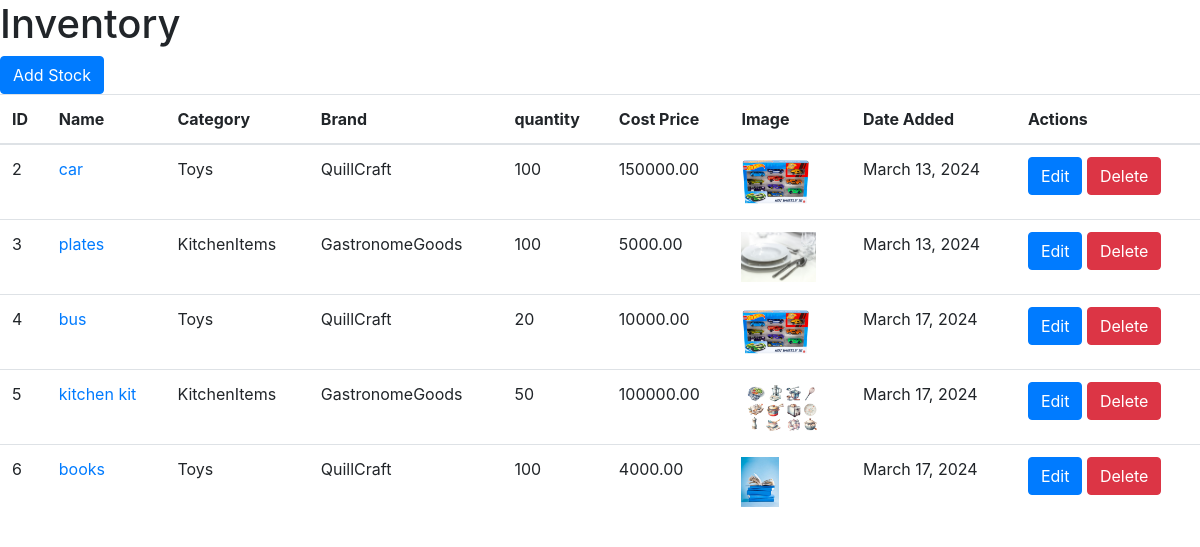
Screenshot of /inventory_view/ with the database file from the repository.
### MainApp/models.py (models this page shows, shortened)
class Stock(models.Model):
    supplier = models.ForeignKey(Supplier, on_delete=models.CASCADE, null=True)
    id = models.AutoField(primary_key=True)
    name = models.CharField(max_length=100, null=True)
    sku = models.CharField(max_length=50, unique=True)
    category = models.CharField(max_length=200, choices=CATEGORY, null=True)
    brand = models.CharField(max_length=50, choices=BRAND_CHOICES, null=True)
    costPrice = models.DecimalField(max_digits=10, decimal_places=2, null=True)
    sellingPrice = models.DecimalField(max_digits=10, decimal_places=2, null=True)
    quantity = models.PositiveBigIntegerField(null=True)
    minStockLevel = models.PositiveIntegerField(null=True)
    maxStockLevel = models.PositiveIntegerField(null=True)
    reorderPoint = models.PositiveIntegerField(null=True)
    unitOfMeasurement = models.CharField(max_length=50, null=True)
    image = models.ImageField(upload_to='stock_images/', null=True)  # Changed field to ImageField
    description = models.TextField(null=True, blank=True)
    dateAdded = models.DateField(auto_now_add=True)
    is_deleted = models.BooleanField(default=False)

### MainApp/views.py (the view)
# urls.py: path('inventory_view/', views.inventory_view, name='inventory_view'),
def inventory_view(request):
    stocks = Stock.objects.filter(is_deleted=False)
    context = {'stocks': stocks,
               'CATEGORY': CATEGORY,
               'BRAND_CHOICES': BRAND_CHOICES,
               }
    return render(request, 'inventory_view.html', context)

### MainApp/templates/inventory_view.html (shortened to what this page needs)
{% load static %}
<!DOCTYPE html>
<html lang="en">
<head>
    <link rel="stylesheet" href="https://stackpath.bootstrapcdn.com/bootstrap/4.5.2/css/bootstrap.min.css">
</head>
<body>
    <h1>Inventory</h1>
    <button type="button" class="btn btn-primary" data-toggle="modal" data-target="#addStockModal">
        Add Stock
    </button>
    <table class="table">
        <thead>
            <tr>
                <th>ID</th>
                <th>Name</th>
                <th>Category</th>
                <th>Brand</th>
                <th>quantity</th>
                <th>Cost Price</th>
                <th>Image</th>
                <th>Date Added</th>
                <th>Actions</th>
            </tr>
        </thead>
        <tbody>
            {% for stock in stocks %}
            <tr>
                <td>{{ stock.id }}</td>
                <td><a href="#" class="stock-link" data-stock-id="{{ stock.id }}" data-toggle="modal" data-target="#stockDetailsModal">{{ stock.name }}</a></td>
                <td>{{ stock.category }}</td>
                <td>{{ stock.brand }}</td>
                <td>{{ stock.quantity }}</td>
                <td>{{ stock.costPrice }}</td>
                <td><img src="{{ stock.image.url }}" alt="{{ stock.name }}" style="max-height: 50px;"></td>
                <td>{{ stock.dateAdded }}</td>
                <td>
                    <button type="button" class="btn btn-primary edit-stock-btn" data-toggle="modal" data-target="#editStockModal{{ stock.id }}" data-stock-id="{{ stock.id }}">
                        Edit
                    </button>
                    <a href="{% url 'delete_stock' stock.id %}" class="btn btn-danger">Delete</a>
                </td>
            </tr>
            {% endfor %}
        </tbody>
    </table>
</body>
</html>

### rows the page displays
Stock: id "2", name "car", category "Toys", brand "QuillCraft", quantity "100", costPrice "150000.00", image (picture), dateAdded "March 13, 2024"
Stock: id "3", name "plates", category "KitchenItems", brand "GastronomeGoods", quantity "100", costPrice "5000.00", image (picture), dateAdded "March 13, 2024"
Stock: id "4", name "bus", category "Toys", brand "QuillCraft", quantity "20", costPrice "10000.00", image (picture), dateAdded "March 17, 2024"
Stock: id "5", name "kitchen kit", category "KitchenItems", brand "GastronomeGoods", quantity "50", costPrice "100000.00", image (picture), dateAdded "March 17, 2024"
Stock: id "6", name "books", category "Toys", brand "QuillCraft", quantity "100", costPrice "4000.00", image (picture), dateAdded "March 17, 2024"
